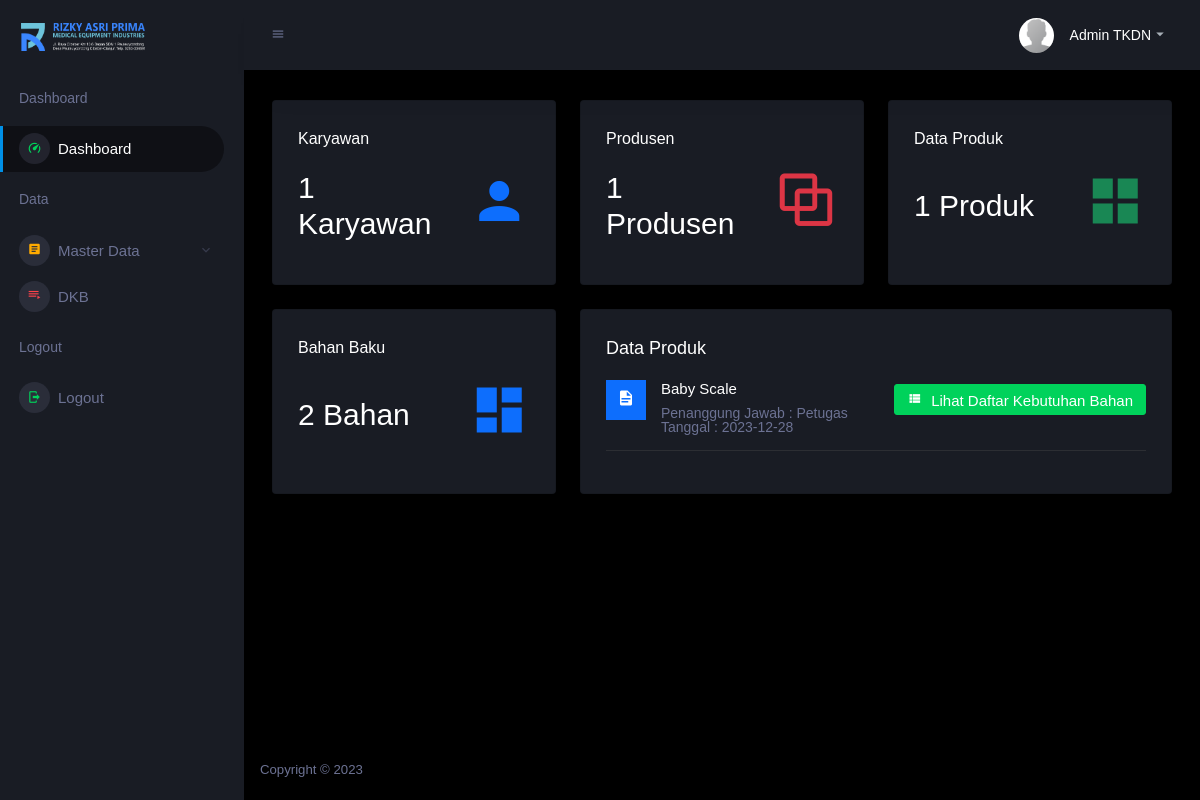
Screenshot of /view_admin/dashboard.php (signed in) with the database file from the repository.
### tables this page shows
CREATE TABLE `users` (
  `id_user` int(11) NOT NULL,
  `nama` varchar(255) NOT NULL,
  `email` varchar(255) NOT NULL,
  `username` varchar(255) NOT NULL,
  `password` varchar(255) NOT NULL,
  `image` varchar(255) NOT NULL,
  `role_id` int(11) NOT NULL
);

CREATE TABLE `produk` (
  `id_produk` int(11) NOT NULL,
  `nama_produk` varchar(255) NOT NULL,
  `penanggung_jawab` int(11) NOT NULL,
  `tanggal` date NOT NULL
);

### functions.php (called while the page is built, shortened)
<?php
$conn = mysqli_connect("localhost", "root", "", "db_tkdn");
function query($query)
{
    global $conn;
    $result = mysqli_query($conn, $query);
    $rows = [];
    while ($row = mysqli_fetch_assoc($result)) {
        $rows[] = $row;
    }
    return $rows;
}

### view_admin/dashboard.php (the view, shortened to what this page needs)
<?php
include "../templates/header.php";
$karyawan = query("SELECT * FROM users WHERE role_id = 3");
$produsen = query("SELECT * FROM produsen");
$produk = query("SELECT * FROM produk");
$bahan_baku = query("SELECT * FROM bahan_baku");
$total_karyawan = count($karyawan);
$total_produsen = count($produsen);
$total_produk = count($produk);
$total_bahan_baku = count($bahan_baku);
$produk = query(
    "SELECT * FROM produk
    INNER JOIN users ON produk.penanggung_jawab = users.id_user
    ORDER BY tanggal DESC
    ");
?>
<div class="row">
    <div class="col-sm-4 grid-margin">
        <div class="card">
            <div class="card-body">
                <h5>Karyawan</h5>
                <div class="row">
                    <div class="col-8 col-sm-12 col-xl-8 my-auto">
                        <div class="d-flex d-sm-block d-md-flex align-items-center">
                            <h2 class="mb-0">
                                <?= $total_karyawan; ?> Karyawan
                            </h2>
                        </div>
                    </div>
                    <div class="col-4 col-sm-12 col-xl-4 text-center text-xl-right">
                        <i class="icon-lg mdi mdi-account text-primary ms-auto"></i>
                    </div>
                </div>
            </div>
        </div>
    </div>
    <div class="col-sm-4 grid-margin">
        <div class="card">
            <div class="card-body">
                <h5>Produsen</h5>
                <div class="row">
                    <div class="col-8 col-sm-12 col-xl-8 my-auto">
                        <div class="d-flex d-sm-block d-md-flex align-items-center">
                            <h2 class="mb-0">
                                <?= $total_produsen; ?> Produsen
                            </h2>
                        </div>
                    </div>
                    <div class="col-4 col-sm-12 col-xl-4 text-center text-xl-right">
                        <i class="icon-lg mdi mdi mdi-vector-combine text-danger ms-auto"></i>
                    </div>
                </div>
            </div>
        </div>
    </div>
    <div class="col-sm-4 grid-margin">
        <div class="card">
            <div class="card-body">
                <h5>Data Produk</h5>
                <div class="row">
                    <div class="col-8 col-sm-12 col-xl-8 my-auto">
                        <div class="d-flex d-sm-block d-md-flex align-items-center">
                            <h2 class="mb-0">
                                <?= $total_produk; ?> Produk
                            </h2>
                        </div>
                    </div>
                    <div class="col-4 col-sm-12 col-xl-4 text-center text-xl-right">
                        <i class="icon-lg mdi mdi mdi-view-grid text-success ms-auto"></i>
                    </div>
                </div>
            </div>
        </div>
    </div>
</div>
<div class="row">
    <div class="col-md-4 grid-margin stretch-card">
        <div class="card">
            <div class="card-body">
                <h5>Bahan Baku</h5>
                <div class="row">
                    <div class="col-8 col-sm-12 col-xl-8 my-auto">
                        <div class="d-flex d-sm-block d-md-flex align-items-center">
                            <h2 class="mb-0">
                                <?= $total_bahan_baku; ?> Bahan
                            </h2>
                        </div>
                    </div>
                    <div class="col-4 col-sm-12 col-xl-4 text-center text-xl-right">
                        <i class="icon-lg mdi mdi mdi-view-dashboard text-primary ms-auto"></i>
                    </div>
                </div>
            </div>
        </div>
    </div>
    <div class="col-md-8 grid-margin stretch-card">
        <div class="card">
            <div class="card-body">
                <div class="d-flex flex-row justify-content-between">
                    <h4 class="card-title mb-1">Data Produk</h4>
                </div>
                <div class="row">
                    <div class="col-12">
                        <div class="preview-list">
                            <?php foreach ($produk as $p): ?>
                                <div class="preview-item border-bottom">
                                    <div class="preview-thumbnail">
                                        <div class="preview-icon bg-primary">
                                            <i class="mdi mdi-file-document"></i>
                                        </div>
                                    </div>
                                    <div class="preview-item-content d-sm-flex flex-grow">
                                        <div class="flex-grow">
                                            <h6 class="preview-subject">
                                                <?= $p["nama_produk"]; ?>
                                            </h6>
                                            <p class="text-muted mb-0">Penanggung Jawab :
                                                <?= $p["nama"]; ?>
                                                <br>
                                                Tanggal :
                                                <?= $p["tanggal"]; ?>
                                            </p>
                                        </div>
                                        <div class="me-auto text-sm-right pt-2 pt-sm-0">
                                            <a href="../view_dkb/dkb.php?id_produk=<?= $p["id_produk"] ?>"
                                                class="btn btn-success text-white mt-1"><i class="mdi mdi-view-list"></i>
                                                Lihat Daftar Kebutuhan Bahan</a>
                                        </div>
                                    </div>
                                </div>
                            <?php endforeach; ?>
                        </div>
                    </div>
                </div>
            </div>
        </div>
    </div>
</div>
<?php
include "../templates/footer.php";
?>

### templates/nav.php (shortened to what this page needs)
<div class="container-fluid page-body-wrapper">
    <nav class="navbar p-0 fixed-top d-flex flex-row">
        <div class="navbar-menu-wrapper flex-grow d-flex align-items-stretch">
            <button class="navbar-toggler navbar-toggler align-self-center" type="button" data-toggle="minimize">
                <span class="mdi mdi-menu"></span>
            </button>
            <ul class="navbar-nav navbar-nav-right">
                <li class="nav-item dropdown">
                    <a class="nav-link" id="profileDropdown" href="#" data-bs-toggle="dropdown">
                        <div class="navbar-profile">
                            <img class="img-xs rounded-circle" src="../assets/images/faces/avatar-default.jpg" alt="">
                            <p class="mb-0 d-none d-sm-block navbar-profile-name">
                                <?= $user["nama"]; ?>
                            </p>
                            <i class="mdi mdi-menu-down d-none d-sm-block"></i>
                        </div>
                    </a>
                </li>
            </ul>
        </div>
    </nav>

### rows the page displays
users: nama "Admin TKDN"
produk: nama_produk "Baby Scale", users.nama "Petugas", tanggal "2023-12-28"

### other values shown
$total_karyawan "1"
$total_produsen "1"
$total_produk "1"
$total_bahan_baku "2"
